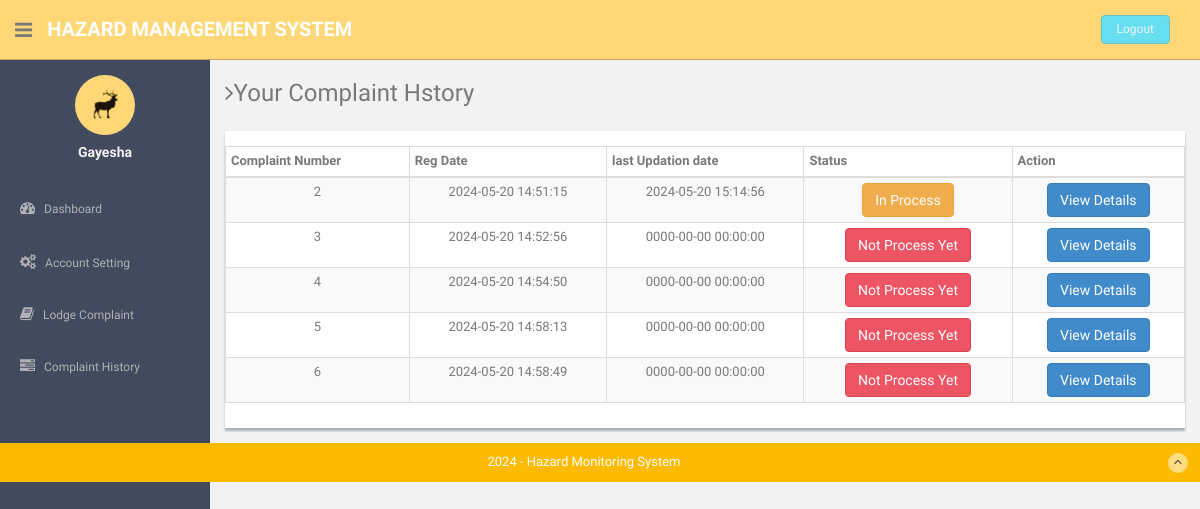
Page /users/complaint-history.php (signed in) on the earlier database version.
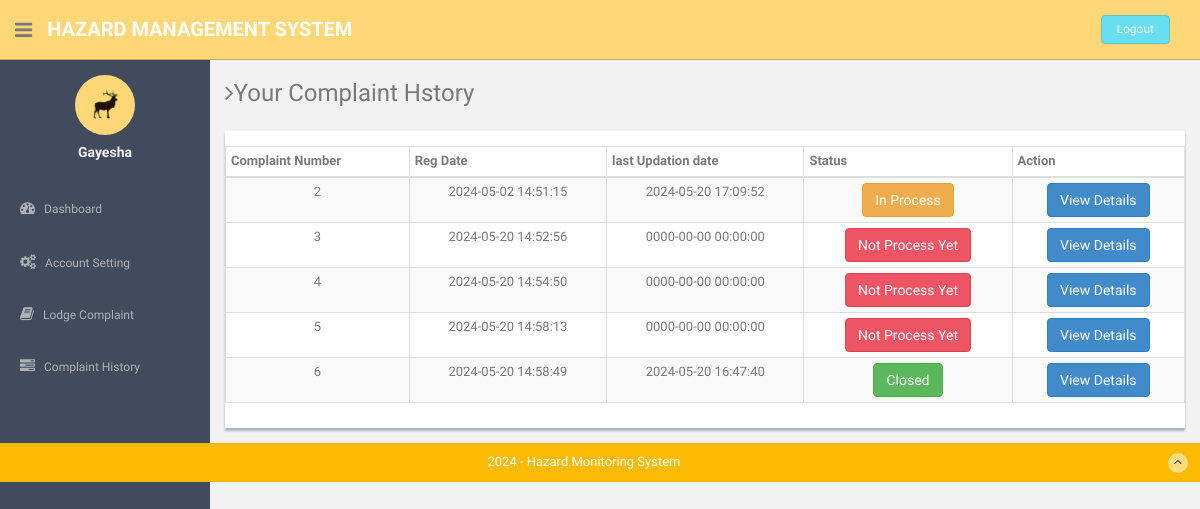
Same page on the later database version.
### tables this page shows
CREATE TABLE `tblcomplaints` (
  `complaintNumber` int(11) NOT NULL,
  `userId` int(11) NOT NULL,
  `category` int(11) NOT NULL,
  `subcategory` varchar(255) NOT NULL,
  `complaintType` varchar(255) NOT NULL,
  `state` varchar(255) NOT NULL,
  `noc` varchar(255) NOT NULL,
  `complaintDetails` mediumtext NOT NULL,
  `complaintFile` varchar(255) DEFAULT NULL,
  `regDate` timestamp NOT NULL DEFAULT current_timestamp(),
  `status` varchar(50) DEFAULT NULL,
  `lastUpdationDate` timestamp NOT NULL DEFAULT '0000-00-00 00:00:00' ON UPDATE current_timestamp()
);

### users/complaint-history.php (the view, shortened to what this page needs)
<?php
include('includes/config.php');
if(strlen($_SESSION['login'])==0)
  {
header('location:index.php');
}
else{
?>
<!DOCTYPE html>
<html lang="en">
  <head>
    <link href="assets/css/bootstrap.css" rel="stylesheet">
    <link href="assets/font-awesome/css/font-awesome.css" rel="stylesheet" />
    <link href="assets/css/style.css" rel="stylesheet">
    <link href="assets/css/style-responsive.css" rel="stylesheet">
    <link href="assets/css/table-responsive.css" rel="stylesheet">
  </head>
  <body>
  <section id="container" >
<?php include("includes/header.php");?>
<?php include("includes/sidebar.php");?>
      <section id="main-content">
          <section class="wrapper">
          	<h3><i class="fa fa-angle-right"></i>Your Complaint Hstory</h3>
		  		<div class="row mt">
			  		<div class="col-lg-12">
                      <div class="content-panel">
                          <section id="unseen">
                            <table class="table table-bordered table-striped table-condensed">
                              <thead>
                              <tr>
                                  <th>Complaint Number</th>
                                  <th>Reg Date</th>
                                  <th>last Updation date</th>
                                  <th >Status</th>
                                  <th>Action</th>
                              </tr>
                              </thead>
                              <tbody>
  <?php $query=mysqli_query($bd, "select * from tblcomplaints where userId='".$_SESSION['id']."'");
while($row=mysqli_fetch_array($query))
{
  ?>
                              <tr>
                                  <td align="center"><?php echo htmlentities($row['complaintNumber']);?></td>
                                  <td align="center"><?php echo htmlentities($row['regDate']);?></td>
                                 <td align="center"><?php echo  htmlentities($row['lastUpdationDate']);
                                 ?></td>
                                  <td align="center"><?php
                                    $status=$row['status'];
                                    if($status=="" or $status=="NULL")
                                    { ?>
                                      <button type="button" class="btn btn-theme04">Not Process Yet</button>
                                   <?php }
 if($status=="in process"){ ?>
<button type="button" class="btn btn-warning">In Process</button>
<?php }
if($status=="closed") {
?>
<button type="button" class="btn btn-success">Closed</button>
<?php } ?>
                                   <td align="center">
                                   <a href="complaint-details.php?cid=<?php echo htmlentities($row['complaintNumber']);?>">
<button type="button" class="btn btn-primary">View Details</button></a>
                                   </td>
                                </tr>
                              <?php } ?>
                              </tbody>
                          </table>
                          </section>
                  </div>
               </div>
		  	</div>
		</section><! --/wrapper -->
      </section>
<?php include("includes/footer.php");?>
  </section>
  </body>
</html>
<?php } ?>

Differences in the rows shown:
changed tblcomplaints id 2: regDate "2024-05-20 14:51:15" → "2024-05-02 14:51:15"; lastUpdationDate "2024-05-20 15:14:56" → "2024-05-20 17:09:52"
changed tblcomplaints id 6: lastUpdationDate "0000-00-00 00:00:00" → "2024-05-20 16:47:40"; now shows "Closed"; no longer shows "Not Process Yet"
